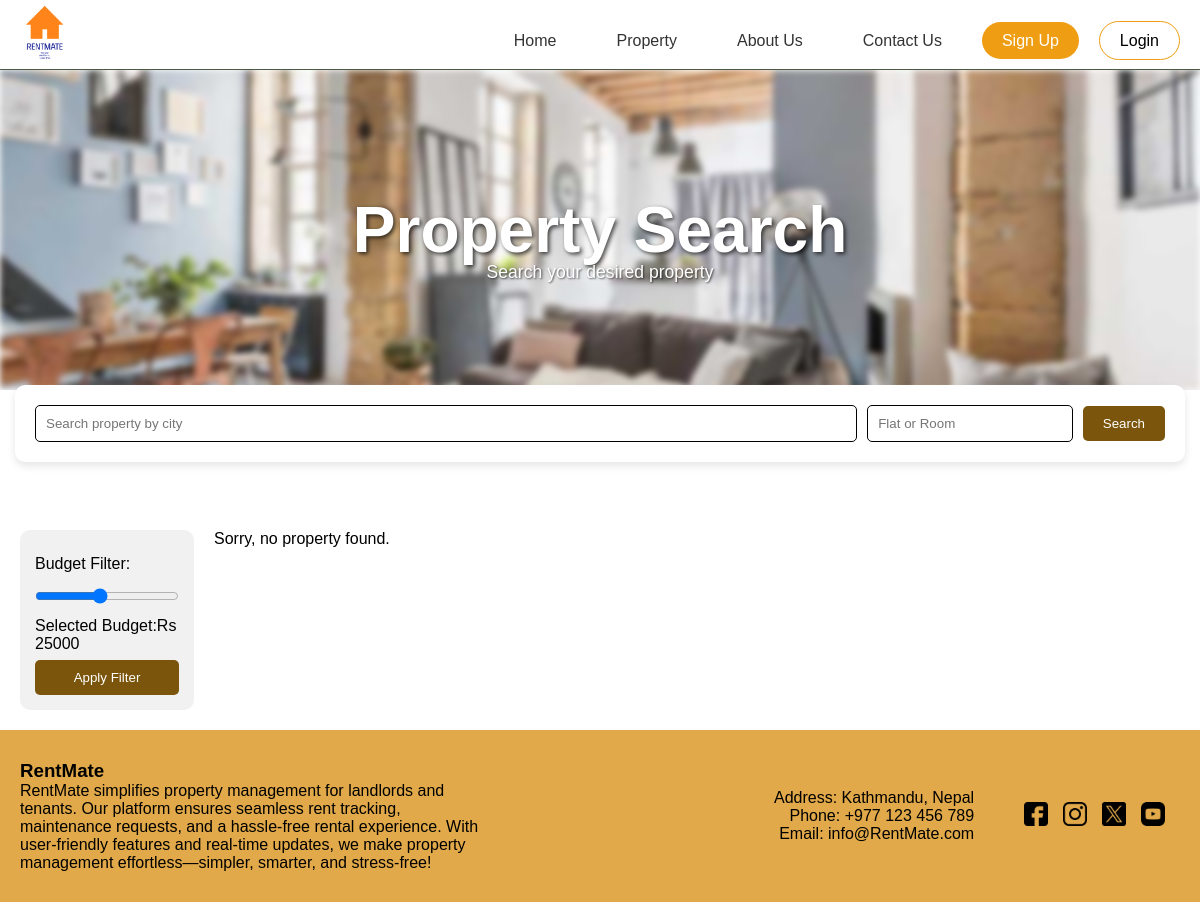
The page /property/ on the database as committed earlier.
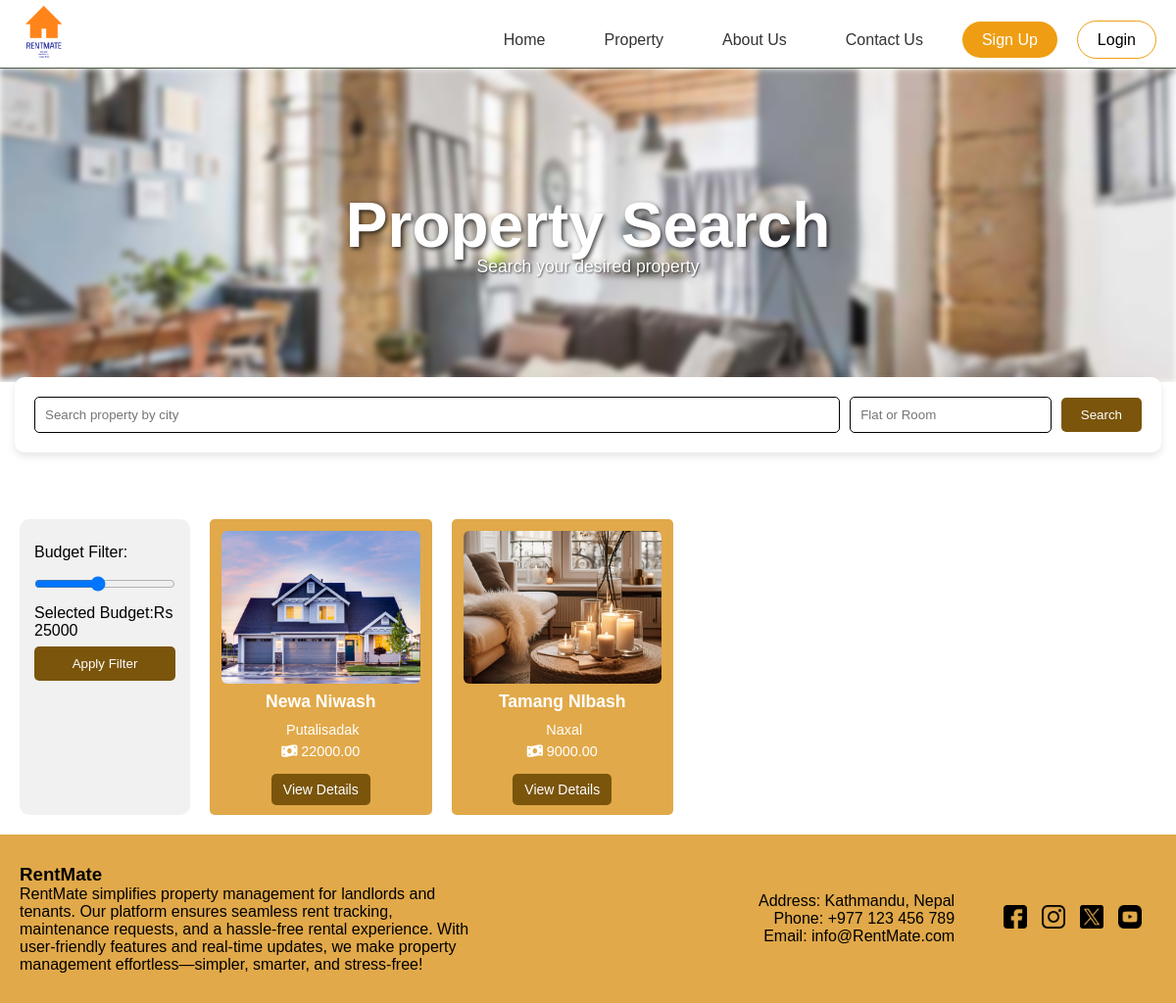
The same page on the database as committed later.
### app/models.py (models this page shows, shortened)
class PropertyDetail(models.Model):
    PROPERTY_TYPES = [('flat', 'Flat'), ('room', 'Room')]
    STATUS_CHOICES = [('pending', 'Pending'), ('approved', 'Approved'), ('rejected', 'Rejected')]
    unique_id = models.CharField(max_length=10, unique=True, editable=False)
    title = models.CharField(max_length=255)
    description = models.TextField()
    property_type = models.CharField(choices=PROPERTY_TYPES, max_length=10)
    street_address = models.CharField(max_length=255)
    city = models.CharField(max_length=100)
    country = models.CharField(max_length=100)
    neighbourhood = models.CharField(max_length=100)
    num_kitchens = models.IntegerField(default=0)
    num_bedrooms = models.IntegerField(default=0)
    num_bathrooms = models.IntegerField(default=0)
    price_per_night = models.DecimalField(max_digits=10, decimal_places=2)
    availability = models.CharField(max_length=20, choices=[('available', 'Available'), ('unavailable', 'Unavailable')])
    license_number = models.CharField(max_length=100)
    amenities = models.TextField()  # Store as JSON or comma-separated values
    approval_status = models.CharField(max_length=10, choices=STATUS_CHOICES, default='pending')
    created_at = models.DateTimeField(auto_now_add=True)

class PropertyImage(models.Model):
    property = models.ForeignKey(PropertyDetail, related_name="images", on_delete=models.CASCADE)
    image = models.ImageField(upload_to="property_images/")

### app/views.py (the view)
# urls.py: path('property/', views.PropertyPage, name='property'),
def PropertyPage(request):
    properties = PropertyDetail.objects.all()  # Fetch all properties initially
    city = request.GET.get('city')
    property_type = request.GET.get('property_type')
    price_per_night = request.GET.get('price_per_night')
    if city:
        properties = properties.filter(Q(city__icontains=city))  # Fixed field name
    if property_type:
        properties = properties.filter(Q(property_type__icontains=property_type))  # Fixed field name
    if price_per_night:
        try:
            price_per_night = float(price_per_night)  # Convert to float
            properties = properties.filter(price_per_night__lte=price_per_night)  # Fixed field name
        except ValueError:
            pass  # Ignore invalid values
    return render(request, 'property.html', {'property': properties})

### templates/property.html (shortened to what this page needs)
{% extends "base.html" %}
{% load static %}
{% block styles %}
  <link rel="stylesheet" href="{% static 'css/property.css' %}">
  <link rel="stylesheet" href="https://cdnjs.cloudflare.com/ajax/libs/font-awesome/6.5.1/css/all.min.css">
{% endblock styles%}
{%block content %}
    <main>
        <section class="image">
            <div class="property-image-container">
                <img src="{% static 'img/5.jpg' %}" alt="RentMate Banner">
                <h1>Property Search</h1>
                <p>Search your desired property</p>
            </div>
        </section>
        <form method="GET" action="{% url 'property' %}">
            <div class="search-section">
                <div class="search-container">
                    <div class="search-box">
                        <input type="text" name="city" placeholder="Search property by city" class="search-input">
                    </div>
                    <div class="hostel-type-box">
                        <input type="text" name="property_type" placeholder="Flat or Room" class="type-input">
                    </div>
                    <div class="search-btn-box">
                        <button type="submit" class="search-btn">Search</button>
                    </div>
                </div>
            </div>
        </form>
        <div class="property-filter-container">
                    <div class="price-filter">
                        <label for="budgetRange">Budget Filter:</label>
                        <input type="range" class="range" id="budgetRange" min="5000" max="50000" step="1000" name="price_per_night" value="{{ request.GET.price_per_night|default:25000 }}"
                            oninput="updateBudgetValue(this.value)">
                        <p>Selected Budget:Rs <span id="budgetValue">{{ request.GET.price_per_night|default:25000 }}</span></p>
                        <button onclick="applyFilter()">Apply Filter</button>
                    </div>
                    <div class="property-display">
                        <div class="outer-card">
                            {% for property in property %}
                                <div class="inner-card">
                                    <div class="image-wrapper">
                                        {% if property.images.all %}
                      <img src="{{ property.images.first.image.url }}" alt="{{ property.title }}">
                  {% else %}
                      <img src="{% static 'img/4.jpg' %}" alt="Default Image">
                  {% endif %}
                                    </div>
                                    <div class="content">
                                        <p>{{ property.title }}</p>
                                        <span> {{ property.city}}</span>
                                        <span><i class="fa-solid fa-money-bill-wave"></i> {{ property.price_per_night}}</span>
                                    </div>
                                    <div class="view-details-container">
                                        <a href="{% url 'propertydetail' property.id %}"><button class="view-details-btn">View Details</button></a>
                                    </div>
                                    </div>
                    {% empty %}
                        <p>Sorry, no property found.</p>
                    {% endfor %}
                </div>
            </div>
        </div>
    </main>
{% endblock %}

### templates/base.html (shortened to what this page needs)
{% load static %}
<!DOCTYPE html>
<html lang="en">
<head>
    <link rel="stylesheet" href="{% static 'css/base.css' %}">
    {% block styles %}{% endblock styles %}
    <link rel="stylesheet" href="https://cdnjs.cloudflare.com/ajax/libs/font-awesome/6.5.1/css/all.min.css">
</head>
<body>
    {% include "header.html" %}
    <main>
        {% block content %}{% endblock %}
    </main>
    {% include "footer.html" %}
</body>
</html>

### templates/header.html
{% load static %}
    <header>
        <div class="logo">
            <a href="#">
                <img src="{% static 'img/Rentmate.png' %}" alt="RentMate Logo">
            </a>
        </div>
        <nav>
            <ul>
                <li class="{% if user.is_authenticated and request.path == '/home/' %} active {% endif %}"><a href="{% url 'home' %}">Home</a></li>
                <li class="{% if user.is_authenticated and request.path == '/property/' %} active {% endif %}"><a href="{% url 'property' %}">Property</a></li>
                <li class="{% if user.is_authenticated and request.path == '/aboutus/' %} active {% endif %}"><a href="{% url 'aboutus' %}">About Us</a></li>
                <li class="{% if user.is_authenticated and request.path == '/contactus/' %} active {% endif %}"><a href="{% url 'contactus' %}">Contact Us</a></li>
                {% if user.is_authenticated %}
                <li class="dropdown">
                  <div class="dropdown-toggle">
                    <div class="rounded-circle">{{ user.first_name|default:user.username|first|upper }}</div>
                    <span>{{ user.get_full_name|default:user.username }}</span>
                  </div>
                  <div class="dropdown-menu">
                    <a href="{% url 'my_account' %}">Account</a>
                    <a href="{% url 'saved' %}">Favourites</a>
                    <a href="{% url 'bookings' %}">Past Booking</a>
                    <div class="dropdown-divider"></div>
                    <a href="{% url 'logout' %}" class="text-danger">Logout</a>
                  </div>
                </li>
              {% else %}
                <li><a href="{% url 'signup' %}" class="btn-signup">Sign Up</a></li>
                <li><a href="{% url 'login' %}" class="btn-login">Login</a></li>
              {% endif %}
            </ul>
        </nav>
    </header>

### templates/footer.html
{% load static %}
<footer class="footer">
    <div class="footer-content">
      <div class="footer-left">
        <h3>RentMate</h3>
        <p>RentMate simplifies property management for landlords and tenants. Our platform ensures seamless rent
          tracking, maintenance requests, and a hassle-free rental experience. With user-friendly features and real-time
          updates, we make property management effortless—simpler, smarter, and stress-free!</p>
      </div>
      <div class="footer-right">
        <div class="contact-info">
          <p>Address: Kathmandu, Nepal</p>
          <p>Phone: +977 123 456 789</p>
          <p>Email: info@RentMate.com</p>
        </div>
        <div class="social-icons">
          <a href="#" target="_blank">
            <img src="{% static 'img/facebook.png' %}" alt="Facebook" class="social-icon">
          </a>
          <a href="#" target="_blank">
            <img src="{% static 'img/instagram.png' %}" alt="Instagram" class="social-icon">
          </a>
          <a href="#" target="_blank">
            <img src="{% static 'img/twitter.png' %}" alt="Twitter" class="social-icon">
          </a>
          <a href="#" target="_blank">
            <img src="{% static 'img/youtube.png' %}" alt="YouTube" class="social-icon">
          </a>
        </div>
      </div>
    </div>
  </footer>

### static/css/base.css (style rules this page uses)
* { margin: 0; padding: 0; box-sizing: border-box; font-family: Arial, sans-serif; }
header { display: flex; justify-content: space-between; align-items: center; padding: 0 20px; height: 70px; border-bottom: 1px solid #4B5945; position: fixed; top: 0; left: 0; right: 0; width: 100%; z-index: 1000; background-color: #fff; }
header .logo { flex: 0 0 auto; }
header .logo img { height: 100%; max-height: 60px; width: auto; }
nav { flex: 1; text-align: right; }
nav ul { display: flex; list-style: none; gap: 20px; justify-content: flex-end; margin-top: 13px; }
nav ul li a { text-decoration: none; color: #333; font-size: 16px; font-weight: 500; padding: 10px 20px; border-radius: 20px; transition: 0.3s ease-in-out; }
.btn-login { background-color: white; color: #000000; border: 1.6px solid #ef9e13;; padding: 10px 20px; border-radius: 20px; font-weight: 500; }
.btn-signup { background-color: #ef9e13;; color: white; border: none; padding: 10px 20px; border-radius: 20px; font-weight: 500; }
.footer { display: flex; justify-content: space-between; align-items: center; padding: 30px 20px; background-color: #e1a949; font-family: Arial, sans-serif; }
.footer-content { display: flex; justify-content: space-between; width: 100%; }
.footer-left { max-width: 40%; }
.footer-right { text-align: right; display: flex; align-items: center; justify-content: space-between; width: 35%; }
.contact-info { margin-right: 20px; }
.social-icons { display: flex; align-items: center; }
.social-icon { width: 24px; height: 24px; margin-right: 10px; }
.social-icons a { text-decoration: none; margin-right: 5px; }

Rows that differ between the two databases and show on the page:
added PropertyDetail: images.first.image (picture), title "Newa Niwash", city "Putalisadak", price_per_night "22000.00"
added PropertyDetail: images.first.image (picture), title "Tamang NIbash", city "Naxal", price_per_night "9000.00"
Other text that changed with them:
text no longer shown: "Sorry, no property found."
